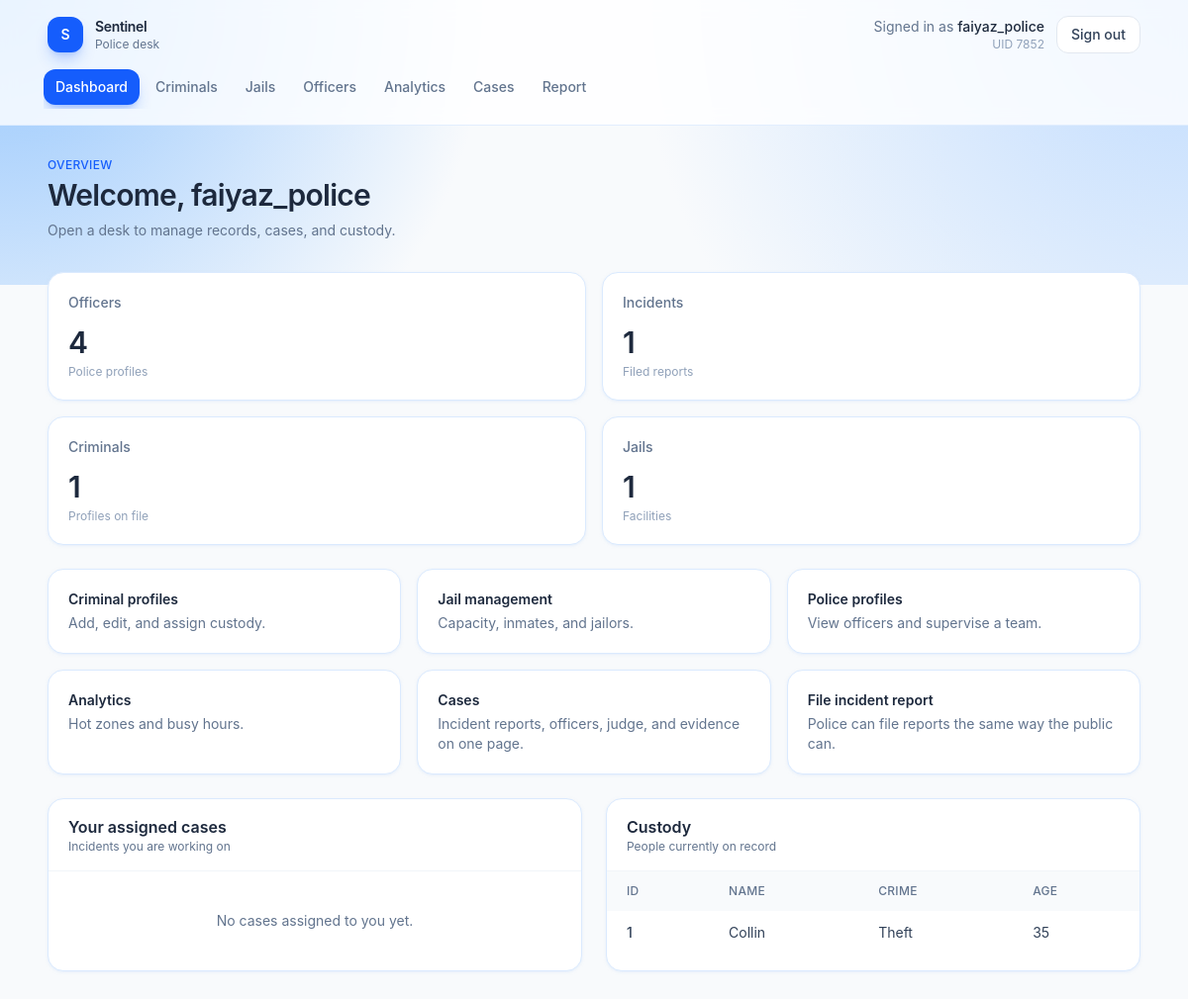
Page /dashboard (signed in) on the committed database.
### tables this page shows
CREATE TABLE USER (
    UID INTEGER PRIMARY KEY,
    phone TEXT,
    age INTEGER,
    gender TEXT,
    role TEXT,
    name TEXT NOT NULL,
    password TEXT NOT NULL
);

CREATE TABLE Criminal (
    CID INTEGER PRIMARY KEY,
    Name TEXT NOT NULL,
    Age INTEGER,
    Crime TEXT,
    Height REAL,
    Gender TEXT,
    Nationality TEXT,
    JID INTEGER,
    time_sentenced TEXT,
    FOREIGN KEY (JID) REFERENCES Jail(JID)
);

### app.py (the view)
@app.route("/dashboard")
def dashboard():
    if not check_login():
        return redirect("/login")
    role = session.get("role")
    user_id = session.get("loggedin_UID")
    db = get_db()
    user = db.execute("SELECT * FROM USER WHERE UID = ?", (user_id,)).fetchone()
    if role == "police":
        officers_count = db.execute("select count(*) as officers from Police").fetchone()
        incidents_count = db.execute("select count(*) as incidents from 'Incident Reports'").fetchone()
        criminals_count = db.execute("select count(*) as criminals from Criminal").fetchone()
        jails_count = db.execute("select count(*) as jails from Jail").fetchone()
        stats = {
            "officers": officers_count[0],
            "incidents": incidents_count[0],
            "criminals": criminals_count[0],
            "jails": jails_count[0]
        }
        own_incidents = db.execute("select i.IRID, i.Date, i.incident_location as location, i.AccusedName from 'Incident Reports' i join Works_on w on i.IRID = w.IRID where w.UID = ? order by i.Date desc", (session.get("loggedin_UID"),)).fetchall()
        criminals = db.execute("select CID, Name, Crime, Age from Criminal").fetchall()
        return render_template("dashboard.html", user=user, stats=stats, own_incidents=own_incidents, criminals=criminals)
    else:
        reports = db.execute("select IRID, Date, incident_location as location, AccusedName from 'Incident Reports' where ReportedUID = ? order by Date desc", (session.get("loggedin_UID"),)).fetchall()
        return render_template("user_dashboard.html", user=user, reports=reports)

### app.py (called while the page is built)
def get_db():
    if "db" not in g:
        g.db = sqlite3.connect(app.config["DATABASE"])
        g.db.row_factory = sqlite3.Row
    return g.db

def check_login():
    if session.get("loggedin_UID") is None:
        return False
    return True

@app.context_processor
def inject_current_user():
    uid = session.get("loggedin_UID")
    if not uid:
        return {"user_name": "Guest"}
    name = session.get("name")
    if not name:
        db = get_db()
        row = db.execute("SELECT name FROM USER WHERE UID = ?", (uid,)).fetchone()
        name = row["name"] if row else "Guest"
        session["name"] = name
    return {"user_name": name}

@app.after_request
def disable_cache(response):
    response.headers["Cache-Control"] = "no-store, no-cache, must-revalidate, max-age=0"
    response.headers["Pragma"] = "no-cache"
    response.headers["Expires"] = "0"
    return response

### templates/dashboard.html (shortened to what this page needs)
{% extends "app.html" %}
{% set stats = stats if stats is defined else {"officers": 8, "incidents": 24, "criminals": 17, "jails": 3} %}
{% set own_incidents = own_incidents if own_incidents is defined else [
    {"IRID": 12, "Date": "2026-08-14", "location": "Gulshan-2", "AccusedName": "Karim Uddin"},
    {"IRID": 11, "Date": "2026-08-11", "location": "Motijheel", "AccusedName": "Nabila Chowdhury"},
] %}
{% set criminals = criminals if criminals is defined else [
    {"CID": 101, "Name": "Karim Uddin", "Crime": "Theft", "Age": 31},
    {"CID": 102, "Name": "Nabila Chowdhury", "Crime": "Fraud", "Age": 27},
] %}
{% block page %}
<div class="mb-8">
    <p class="text-xs font-medium uppercase tracking-wide text-blue-600">Overview</p>
    <h1 class="mt-1 text-3xl font-semibold tracking-tight text-slate-800">Welcome, {{ user.name }}</h1>
    <p class="mt-2 text-sm text-slate-500">Open a desk to manage records, cases, and custody.</p>
</div>
<section class="grid gap-4 sm:grid-cols-2 xl:grid-cols-4">
    <article class="rounded-2xl border border-blue-100 bg-white p-5 shadow-sm shadow-blue-100/50">
        <p class="text-sm font-medium text-slate-500">Officers</p>
        <p class="mt-3 text-3xl font-semibold tracking-tight text-slate-800">{{ stats.officers }}</p>
        <p class="mt-1 text-xs text-slate-400">Police profiles</p>
    </article>
    <article class="rounded-2xl border border-blue-100 bg-white p-5 shadow-sm shadow-blue-100/50">
        <p class="text-sm font-medium text-slate-500">Incidents</p>
        <p class="mt-3 text-3xl font-semibold tracking-tight text-slate-800">{{ stats.incidents }}</p>
        <p class="mt-1 text-xs text-slate-400">Filed reports</p>
    </article>
    <article class="rounded-2xl border border-blue-100 bg-white p-5 shadow-sm shadow-blue-100/50">
        <p class="text-sm font-medium text-slate-500">Criminals</p>
        <p class="mt-3 text-3xl font-semibold tracking-tight text-slate-800">{{ stats.criminals }}</p>
        <p class="mt-1 text-xs text-slate-400">Profiles on file</p>
    </article>
    <article class="rounded-2xl border border-blue-100 bg-white p-5 shadow-sm shadow-blue-100/50">
        <p class="text-sm font-medium text-slate-500">Jails</p>
        <p class="mt-3 text-3xl font-semibold tracking-tight text-slate-800">{{ stats.jails }}</p>
        <p class="mt-1 text-xs text-slate-400">Facilities</p>
    </article>
</section>
<section class="mt-6 grid gap-4 sm:grid-cols-2 lg:grid-cols-3">
    <a href="{{ url_for('criminals') }}" class="rounded-2xl border border-blue-100 bg-white p-5 shadow-sm shadow-blue-100/50 transition hover:border-blue-300 hover:shadow-md">
        <p class="text-sm font-semibold text-slate-800">Criminal profiles</p>
        <p class="mt-1 text-sm text-slate-500">Add, edit, and assign custody.</p>
    </a>
    <a href="{{ url_for('jails') }}" class="rounded-2xl border border-blue-100 bg-white p-5 shadow-sm shadow-blue-100/50 transition hover:border-blue-300 hover:shadow-md">
        <p class="text-sm font-semibold text-slate-800">Jail management</p>
        <p class="mt-1 text-sm text-slate-500">Capacity, inmates, and jailors.</p>
    </a>
    {% if session.get("issupervisor") %}
    <a href="{{ url_for('officers') }}" class="rounded-2xl border border-blue-100 bg-white p-5 shadow-sm shadow-blue-100/50 transition hover:border-blue-300 hover:shadow-md">
        <p class="text-sm font-semibold text-slate-800">Police profiles</p>
        <p class="mt-1 text-sm text-slate-500">View officers and supervise a team.</p>
    </a>
    {% endif %}
    <a href="{{ url_for('analytics') }}" class="rounded-2xl border border-blue-100 bg-white p-5 shadow-sm shadow-blue-100/50 transition hover:border-blue-300 hover:shadow-md">
        <p class="text-sm font-semibold text-slate-800">Analytics</p>
        <p class="mt-1 text-sm text-slate-500">Hot zones and busy hours.</p>
    </a>
    <a href="{{ url_for('incidents') }}" class="rounded-2xl border border-blue-100 bg-white p-5 shadow-sm shadow-blue-100/50 transition hover:border-blue-300 hover:shadow-md">
        <p class="text-sm font-semibold text-slate-800">Cases</p>
        <p class="mt-1 text-sm text-slate-500">Incident reports, officers, judge, and evidence on one page.</p>
    </a>
    <a href="{{ url_for('report_incident') }}" class="rounded-2xl border border-blue-100 bg-white p-5 shadow-sm shadow-blue-100/50 transition hover:border-blue-300 hover:shadow-md">
        <p class="text-sm font-semibold text-slate-800">File incident report</p>
        <p class="mt-1 text-sm text-slate-500">Police can file reports the same way the public can.</p>
    </a>
</section>
<section class="mt-6 grid gap-6 lg:grid-cols-2">
    <article class="overflow-hidden rounded-2xl border border-blue-100 bg-white shadow-sm shadow-blue-100/50">
        <div class="border-b border-slate-100 px-5 py-4">
            <h2 class="font-semibold text-slate-800">Your assigned cases</h2>
            <p class="text-xs text-slate-500">Incidents you are working on</p>
        </div>
        {% if own_incidents %}
        <div class="overflow-x-auto">
            <table class="w-full text-left text-sm">
                <thead class="bg-slate-50 text-xs uppercase tracking-wide text-slate-500">
                    <tr>
                        <th class="px-5 py-3 font-medium">ID</th>
                        <th class="px-5 py-3 font-medium">Date</th>
                        <th class="px-5 py-3 font-medium">Location</th>
                        <th class="px-5 py-3 font-medium">Accused</th>
                        <th class="px-5 py-3 font-medium"></th>
                    </tr>
                </thead>
                <tbody class="divide-y divide-slate-100">
                    {% for incident in own_incidents %}
                    <tr class="text-slate-700">
                        <td class="px-5 py-3 font-medium">{{ incident.IRID }}</td>
                        <td class="px-5 py-3">{{ incident.Date or "—" }}</td>
                        <td class="px-5 py-3">{{ incident.location or "—" }}</td>
                        <td class="px-5 py-3">{{ incident.AccusedName or "—" }}</td>
                        <td class="px-5 py-3 text-right">
                            <a href="{{ url_for('incident_detail', irid=incident.IRID) }}" class="font-medium text-blue-600 hover:text-blue-700">View</a>
                        </td>
                    </tr>
                    {% endfor %}
                </tbody>
            </table>
        </div>
        {% else %}
        <div class="px-5 py-10 text-center text-sm text-slate-500">No cases assigned to you yet.</div>
        {% endif %}
    </article>
    <article class="overflow-hidden rounded-2xl border border-blue-100 bg-white shadow-sm shadow-blue-100/50">
        <div class="border-b border-slate-100 px-5 py-4">
            <h2 class="font-semibold text-slate-800">Custody</h2>
            <p class="text-xs text-slate-500">People currently on record</p>
        </div>
        {% if criminals %}
        <div class="overflow-x-auto">
            <table class="w-full text-left text-sm">
                <thead class="bg-slate-50 text-xs uppercase tracking-wide text-slate-500">
                    <tr>
                        <th class="px-5 py-3 font-medium">ID</th>
                        <th class="px-5 py-3 font-medium">Name</th>
                        <th class="px-5 py-3 font-medium">Crime</th>
                        <th class="px-5 py-3 font-medium">Age</th>
                    </tr>
                </thead>
                <tbody class="divide-y divide-slate-100">
                    {% for criminal in criminals %}
                    <tr class="text-slate-700">
                        <td class="px-5 py-3 font-medium">{{ criminal.CID }}</td>
                        <td class="px-5 py-3">{{ criminal.Name }}</td>
                        <td class="px-5 py-3">{{ criminal.Crime or "—" }}</td>
                        <td class="px-5 py-3">{{ criminal.Age or "—" }}</td>
                    </tr>
                    {% endfor %}
                </tbody>
            </table>
        </div>
        {% else %}
        <div class="px-5 py-10 text-center text-sm text-slate-500">No criminal records yet.</div>
        {% endif %}
    </article>
</section>
{% endblock %}

### templates/app.html (shortened to what this page needs)
{% extends "layout.html" %}
{% set role = role|default(user.role if user is defined and user else session.get("role", "user")) %}
{% set user_name = user.name if user is defined and user else user_name %}
{% set path = request.path %}
{% block content %}
<div class="min-h-screen bg-slate-50">
    <div class="pointer-events-none absolute inset-x-0 top-0 h-72 bg-[radial-gradient(circle_at_top_left,_#93c5fd_0%,_transparent_40%),radial-gradient(circle_at_top_right,_#bfdbfe_0%,_transparent_45%)]"></div>
    <header class="relative border-b border-blue-100/80 bg-white/80 backdrop-blur">
        <div class="mx-auto flex max-w-6xl flex-col gap-4 px-4 py-4 sm:px-6">
            <div class="flex items-center justify-between">
                <a href="{{ url_for('dashboard') }}" class="flex items-center gap-3">
                    <span class="flex h-9 w-9 items-center justify-center rounded-xl bg-blue-600 text-sm font-semibold text-white shadow-lg shadow-blue-600/25">S</span>
                    <div>
                        <p class="text-sm font-semibold tracking-tight text-slate-800">Sentinel</p>
                        <p class="text-xs text-slate-500">{{ "Police desk" if role == "police" else "Public portal" }}</p>
                    </div>
                </a>
                <div class="flex items-center gap-3">
                    <div class="hidden text-right sm:block">
                        <p class="text-sm text-slate-500">Signed in as <span class="font-medium text-slate-800">{{ user_name }}</span></p>
                        <p class="text-xs text-slate-400">UID {{ session.get("loggedin_UID") }}</p>
                    </div>
                    <a href="{{ url_for('logout') }}" class="rounded-xl border border-slate-200 bg-white px-3.5 py-2 text-sm font-medium text-slate-700 transition hover:border-blue-200 hover:bg-blue-50 hover:text-blue-700">
                        Sign out
                    </a>
                </div>
            </div>
            <nav class="-mx-1 flex gap-1 overflow-x-auto pb-1 text-sm font-medium">
                {% macro nav_link(href, label, active) %}
                <a
                    href="{{ href }}"
                    class="whitespace-nowrap rounded-xl px-3 py-2 transition {% if active %}bg-blue-600 text-white shadow-lg shadow-blue-600/25{% else %}text-slate-500 hover:bg-blue-50 hover:text-blue-700{% endif %}"
                >{{ label }}</a>
                {% endmacro %}
                {% if role == "police" %}
                    {{ nav_link(url_for("dashboard"), "Dashboard", path == "/dashboard") }}
                    {{ nav_link(url_for("criminals"), "Criminals", path.startswith("/criminals")) }}
                    {{ nav_link(url_for("jails"), "Jails", path.startswith("/jails")) }}
                    {% if session.get("issupervisor") %}
                    {{ nav_link(url_for("officers"), "Officers", path.startswith("/officers")) }}
                    {% endif %}
                    {{ nav_link(url_for("analytics"), "Analytics", path.startswith("/analytics")) }}
                    {{ nav_link(url_for("incidents"), "Cases", path.startswith("/incidents")) }}
                    {{ nav_link(url_for("report_incident"), "Report", path.startswith("/report")) }}
                {% endif %}
            </nav>
        </div>
    </header>
    <main class="relative mx-auto max-w-6xl px-4 py-8 sm:px-6">
        {% block page %}{% endblock %}
    </main>
</div>
{% endblock %}

### rows in the picture
USER: role "Police desk", name "faiyaz_police"
Criminal: CID "1", Name "Collin", Crime "Theft", Age "35"

### other values in the picture
{{ session.get("loggedin_UID") }} "7852"
{{ label }} "Dashboard Criminals Jails Officers Analytics Cases Report"
{{ stats.officers }} "4"
{{ stats.incidents }} "1"
{{ stats.criminals }} "1"
{{ stats.jails }} "1"
